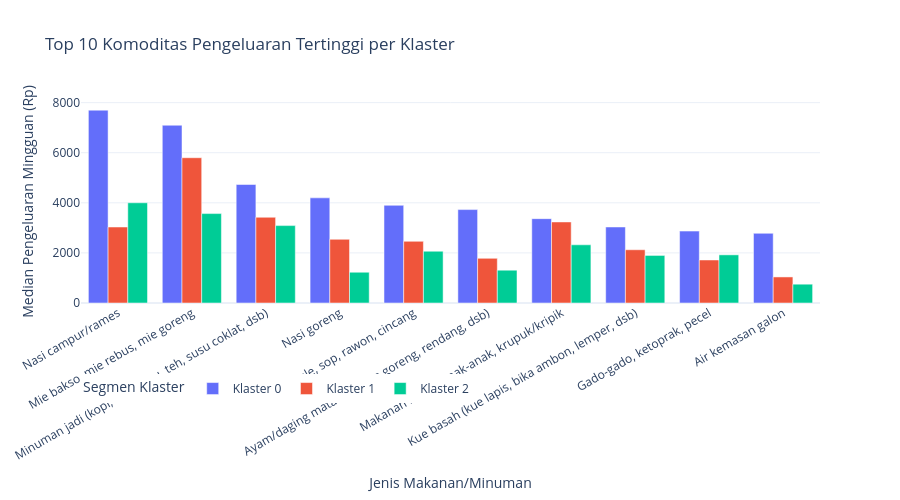

Notebook code cell kept with this figure:
### Markdown cell above
### 6.2 Top Komoditas & Rekomendasi Aksi Industri

### Code cell
fig_top = plot_top_features_interactive(median_prof_named, top_n=10)
fig_top.show()

### Figure 1 — Plotly figure (JSON) as saved in the notebook; plotly's stock layout.template omitted (floating-point values rounded to 4 significant figures)
{"data": [{"alignmentgroup": "True", "hovertemplate": "Segmen Klaster=Klaster 0<br>Jenis Makanan/Minuman=%{x}<br>Median Pengeluaran Mingguan (Rp)=%{y}<extra></extra>", "legendgroup": "Klaster 0", "marker": {"color": "#636efa", "pattern": {"shape": ""}}, "name": "Klaster 0", "offsetgroup": "Klaster 0", "orientation": "v", "showlegend": true, "textposition": "auto", "type": "bar", "x": ["Nasi campur/rames", "Mie bakso, mie rebus, mie goreng", "Minuman jadi (kopi, kopi susu, teh, susu coklat, dsb)", "Nasi goreng", "Soto, gule, sop, rawon, cincang", "Ayam/daging matang (ayam goreng, rendang, dsb)", "Makanan ringan anak-anak, krupuk/kripik", "Kue basah (kue lapis, bika ambon, lemper, dsb)", "Gado-gado, ketoprak, pecel", "Air kemasan galon"], "xaxis": "x", "y": [7699.0, 7097.0, 4731.0, 4198.0, 3900.0, 3729.0, 3367.0, 3035.0, 2871.0, 2782.0], "yaxis": "y"}, {"alignmentgroup": "True", "hovertemplate": "Segmen Klaster=Klaster 1<br>Jenis Makanan/Minuman=%{x}<br>Median Pengeluaran Mingguan (Rp)=%{y}<extra></extra>", "legendgroup": "Klaster 1", "marker": {"color": "#EF553B", "pattern": {"shape": ""}}, "name": "Klaster 1", "offsetgroup": "Klaster 1", "orientation": "v", "showlegend": true, "textposition": "auto", "type": "bar", "x": ["Nasi campur/rames", "Mie bakso, mie rebus, mie goreng", "Minuman jadi (kopi, kopi susu, teh, susu coklat, dsb)", "Nasi goreng", "Soto, gule, sop, rawon, cincang", "Ayam/daging matang (ayam goreng, rendang, dsb)", "Makanan ringan anak-anak, krupuk/kripik", "Kue basah (kue lapis, bika ambon, lemper, dsb)", "Gado-gado, ketoprak, pecel", "Air kemasan galon"], "xaxis": "x", "y": [3033.0, 5800.0, 3422.0, 2543.0, 2462.0, 1782.0, 3236.0, 2126.0, 1718.0, 1040.0], "yaxis": "y"}, {"alignmentgroup": "True", "hovertemplate": "Segmen Klaster=Klaster 2<br>Jenis Makanan/Minuman=%{x}<br>Median Pengeluaran Mingguan (Rp)=%{y}<extra></extra>", "legendgroup": "Klaster 2", "marker": {"color": "#00cc96", "pattern": {"shape": ""}}, "name": "Klaster 2", "offsetgroup": "Klaster 2", "orientation": "v", "showlegend": true, "textposition": "auto", "type": "bar", "x": ["Nasi campur/rames", "Mie bakso, mie rebus, mie goreng", "Minuman jadi (kopi, kopi susu, teh, susu coklat, dsb)", "Nasi goreng", "Soto, gule, sop, rawon, cincang", "Ayam/daging matang (ayam goreng, rendang, dsb)", "Makanan ringan anak-anak, krupuk/kripik", "Kue basah (kue lapis, bika ambon, lemper, dsb)", "Gado-gado, ketoprak, pecel", "Air kemasan galon"], "xaxis": "x", "y": [4001.0, 3570.0, 3090.0, 1228.0, 2067.0, 1309.0, 2323.0, 1899.0, 1923.0, 751.0], "yaxis": "y"}], "layout": {"barmode": "group", "height": 500, "legend": {"orientation": "h", "title": {"text": "Segmen Klaster"}, "tracegroupgap": 0, "y": -0.35}, "title": {"text": "Top 10 Komoditas Pengeluaran Tertinggi per Klaster"}, "xaxis": {"anchor": "y", "domain": [0.0, 1.0], "tickangle": -30, "title": {"text": "Jenis Makanan/Minuman"}}, "yaxis": {"anchor": "x", "domain": [0.0, 1.0], "title": {"text": "Median Pengeluaran Mingguan (Rp)"}}}}
